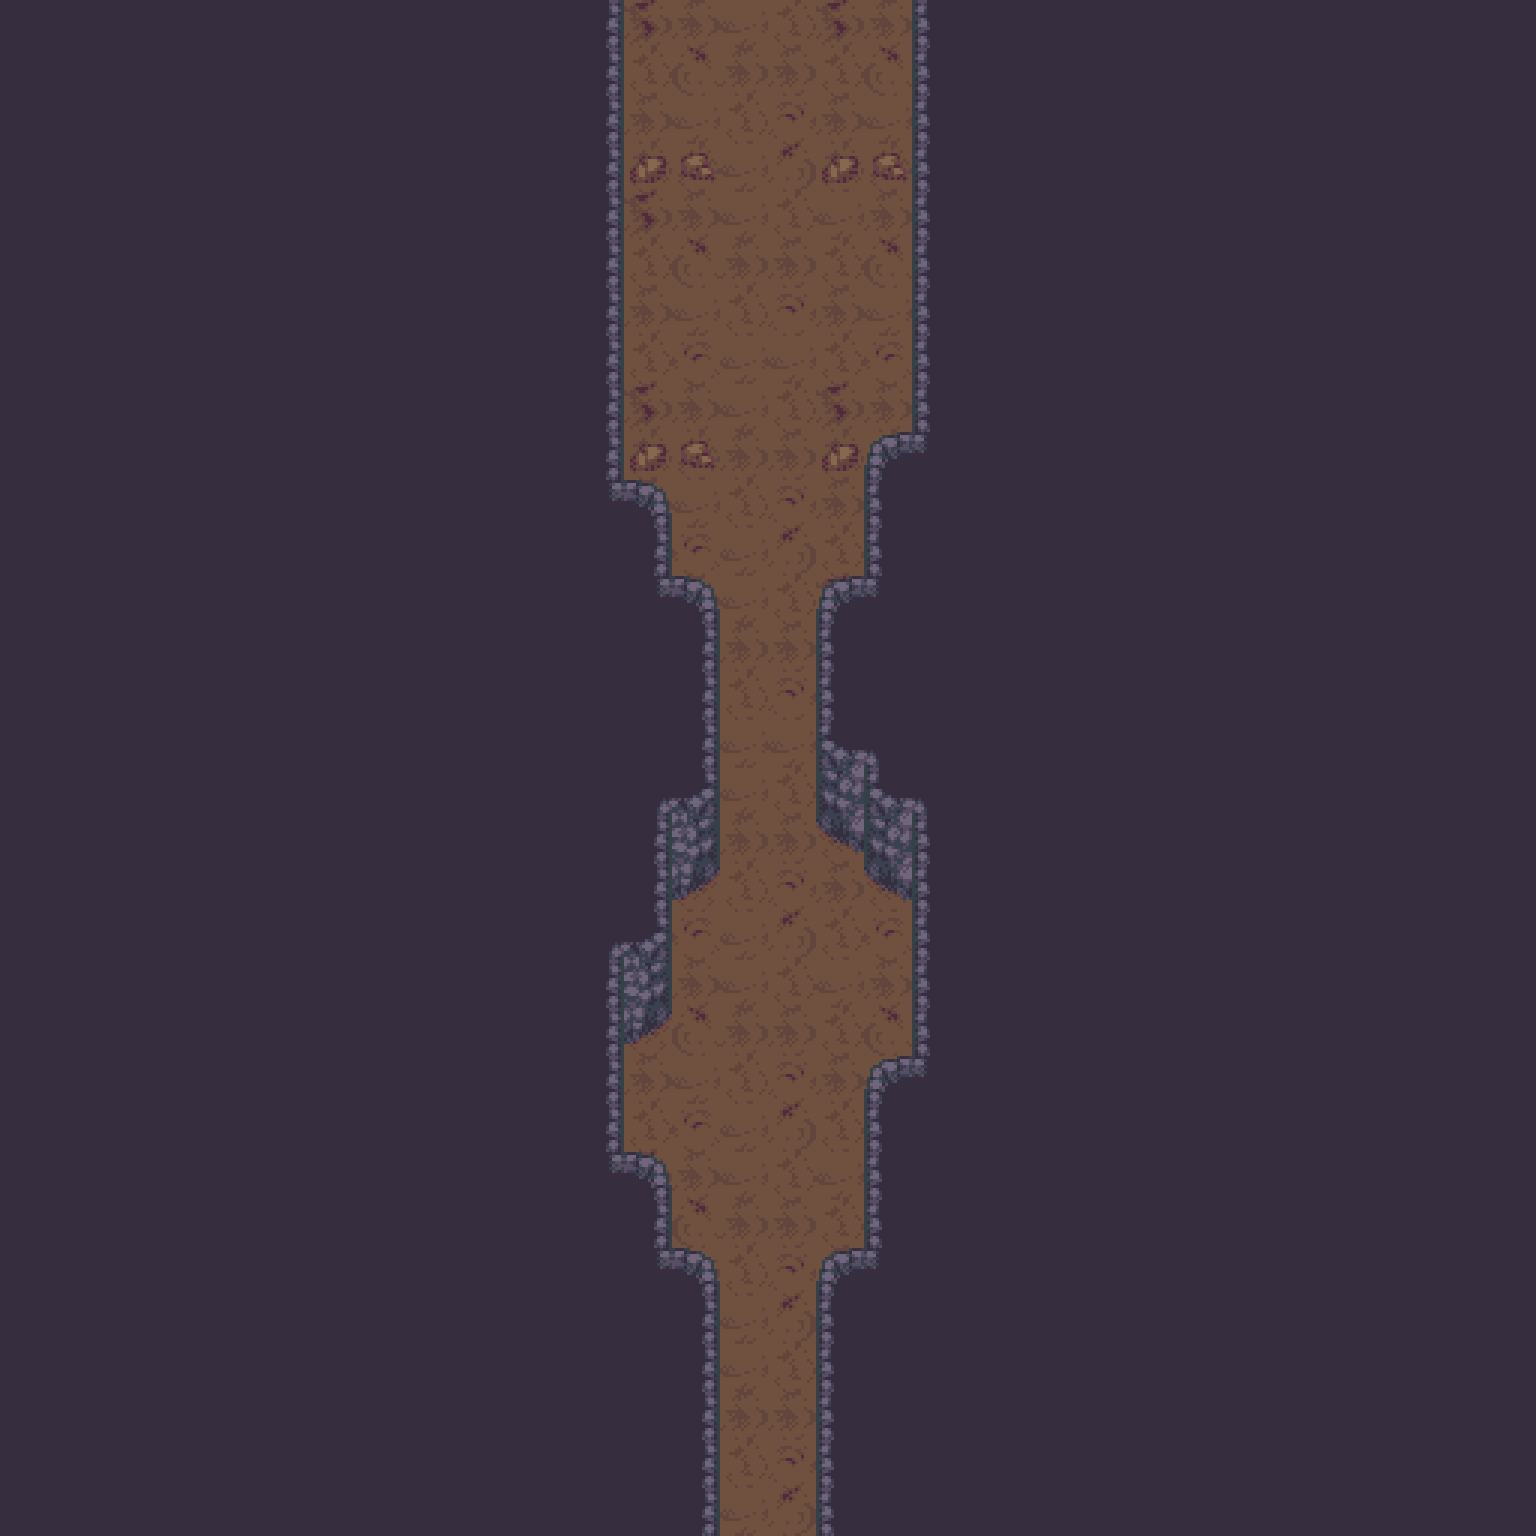

Tiled map render using the project's own tile images. Description and the map definition, with tile-layer contents summarised, below:
An orthogonal 32x32 tile map with 48x48 px tiles, 4 tile layers (Basement, Ground, Flooring, Furnishing), 2 tilesets and 4 objects.

<map version="1.10" tiledversion="1.10.1" orientation="orthogonal" renderorder="right-down" width="32" height="32" tilewidth="48" tileheight="48" infinite="0" nextlayerid="6" nextobjectid="9">
 <tileset firstgid="1" source="../Field/TileMaps/TombInner.tsx" />
 <tileset firstgid="1480" source="Castle.tsx" />
 <layer id="5" name="Basement" width="32" height="32">
  <data>[1024 cells, 0 non-empty, 0 distinct tile ids]</data>
 </layer>
 <layer id="2" name="Ground" width="32" height="32">
  <data>[1024 cells, 1024 non-empty, 8 distinct tile ids]</data>
 </layer>
 <layer id="4" name="Flooring" width="32" height="32">
  <data>[1024 cells, 0 non-empty, 0 distinct tile ids]</data>
 </layer>
 <layer id="1" name="Furnishing" width="32" height="32">
  <data>[1024 cells, 897 non-empty, 15 distinct tile ids]</data>
 </layer>
 <objectgroup id="3" name="Props">
  <object id="4" gid="235" x="720" y="1536" width="96" height="48">
   <properties>
    <property name="I" value="[Portal AirPortal South Upward TombInner [IX 0]]" />
   </properties>
  </object>
  <object id="6" gid="235" x="624" y="48" width="288" height="48">
   <properties>
    <property name="I" value="[Portal AirPortal [IX 0] Downward [Castle 0] [IX 0]]" />
   </properties>
  </object>
  <object id="7" gid="235" x="648" y="312" width="48" height="48">
   <properties>
    <property name="I" value="[Portal WarpPortal West Rightward [Castle 0] Warp false [MadTrixterDefeated]]" />
   </properties>
  </object>
  <object id="8" gid="235" x="840" y="312" width="48" height="48">
   <properties>
    <property name="I" value="[Portal WarpPortal East Leftward [Castle 1] Warp false [HeavyArmorosDefeated]]" />
   </properties>
  </object>
 </objectgroup>
</map>
